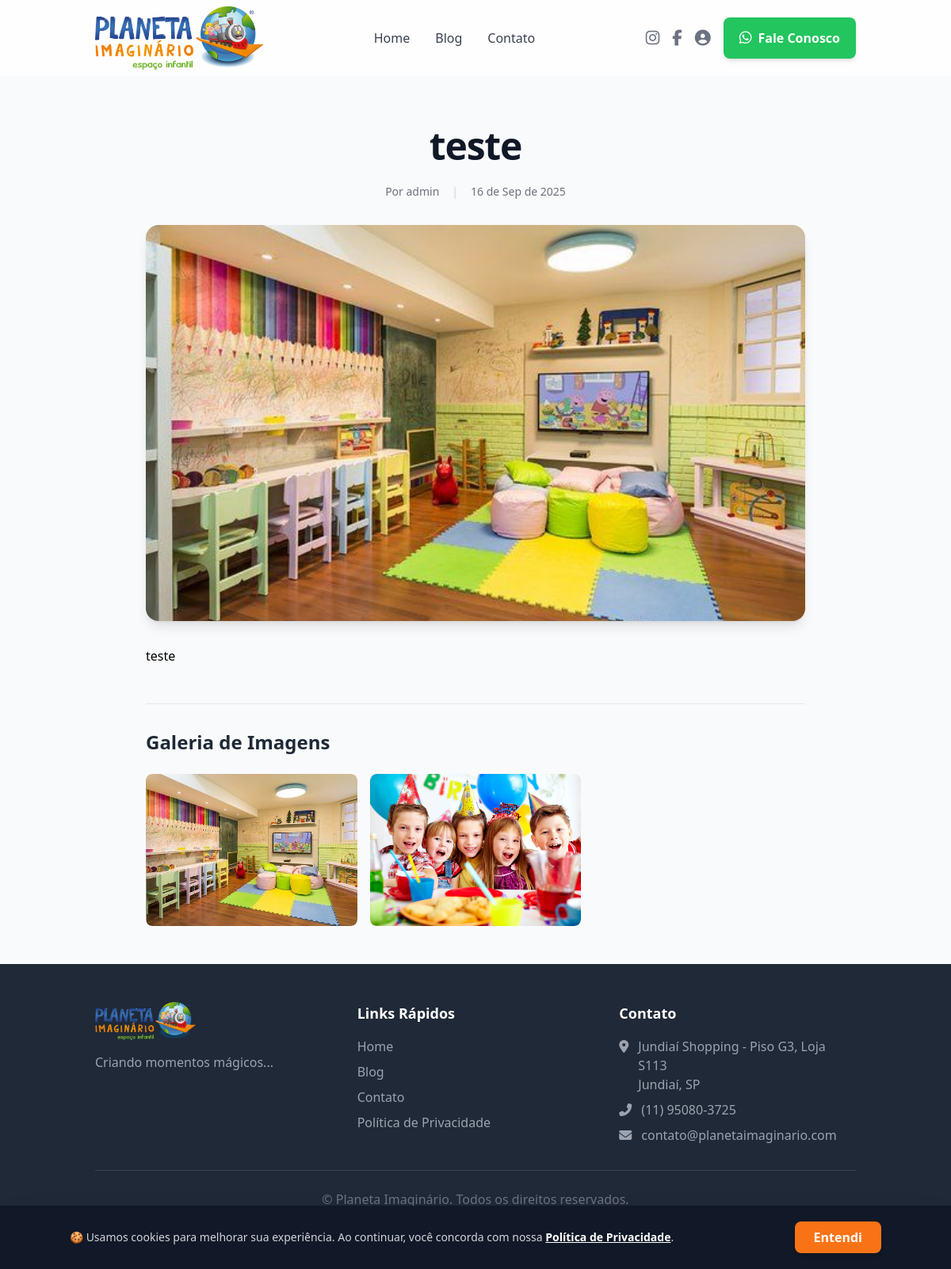
Screenshot of /post/teste with the database file from the repository.
### app/models.py (models this page shows, shortened)
class Post(db.Model):
    id = db.Column(db.Integer, primary_key=True)
    title = db.Column(db.String(150), nullable=False)
    slug = db.Column(db.String(150), unique=True, nullable=False)
    content = db.Column(db.Text, nullable=False)
    cover_image = db.Column(db.String(100), nullable=True, default='default.jpg') # Armazena o nome do arquivo da imagem
    user_id = db.Column(db.Integer, db.ForeignKey('user.id'))
    author = db.relationship('User', backref='posts')
    categories = db.relationship('Category', secondary=post_categories, lazy='subquery',
        backref=db.backref('posts', lazy=True))
    gallery_images = db.relationship('Image', backref='post', lazy=True, cascade="all, delete-orphan")
    meta_description = db.Column(db.String(160))
    is_published = db.Column(db.Boolean, default=False)
    created_at = db.Column(db.DateTime, default=datetime.utcnow)
    updated_at = db.Column(db.DateTime, default=datetime.utcnow, onupdate=datetime.utcnow)

class User(UserMixin, db.Model): # Adicione UserMixin aqui
    id = db.Column(db.Integer, primary_key=True)
    username = db.Column(db.String(64), index=True, unique=True, nullable=False)
    email = db.Column(db.String(120), index=True, unique=True, nullable=False)
    password_hash = db.Column(db.String(256)) # Aumentei o tamanho por segurança
    role = db.Column(db.String(20), nullable=False, default='crianca')
    date_of_birth = db.Column(db.Date, nullable=True)
    created_at = db.Column(db.DateTime, default=datetime.utcnow)
    updated_at = db.Column(db.DateTime, default=datetime.utcnow, onupdate=datetime.utcnow)

class Image(db.Model):
    id = db.Column(db.Integer, primary_key=True)
    filename = db.Column(db.String(100), nullable=False)
    caption = db.Column(db.String(200), nullable=True) # Legenda opcional
    post_id = db.Column(db.Integer, db.ForeignKey('post.id'), nullable=False)
    created_at = db.Column(db.DateTime, default=datetime.utcnow)
    updated_at = db.Column(db.DateTime, default=datetime.utcnow, onupdate=datetime.utcnow)

class Settings(db.Model):
    id = db.Column(db.Integer, primary_key=True)
    lead_whatsapp_message = db.Column(db.Text, default="Olá [NOME_LEAD], recebemos seu contato e em breve retornaremos!")
    client_whatsapp_message = db.Column(db.Text, default="Olá [NOME_RESPONSAVEL], tudo bem? Somos da Planeta Imaginário.")
    birthday_congrats_message = db.Column(db.Text, default="Olá [NOME_RESPONSAVEL]! Passando para desejar um feliz aniversário para o(a) [NOME_CRIANCA]! 🎉🎈")
    birthday_notification_days = db.Column(db.Integer, default=30, comment="Número de dias de antecedência para destacar aniversariantes.")
    footer_address = db.Column(db.Text, default="Jundiaí Shopping - Piso G3, Loja S113\nJundiaí, SP")
    footer_phone = db.Column(db.String(50), default="(11) 95080-3725")
    footer_email = db.Column(db.String(120), default="contato@planetaimaginario.com")
    footer_instagram_link = db.Column(db.String(255), default="#")
    footer_facebook_link = db.Column(db.String(255), default="#")
    footer_whatsapp_link = db.Column(db.String(255), default="#")
    footer_copyright_text = db.Column(db.String(200), default="© Planeta Imaginário. Todos os direitos reservados.")

### app/main/routes.py (the view)
@bp.route('/post/<slug>')
def post_detail(slug):
    post = Post.query.filter_by(slug=slug, is_published=True).first_or_404()
    gallery_filenames = [image.filename for image in post.gallery_images]
    return render_template('public/post_detail.html', post=post, gallery_filenames=gallery_filenames)

### app/dashboard/routes.py (called while the page is built)
@bp.app_context_processor
def inject_global_variables():
    try:
        published_landing_pages = LandingPage.query.filter_by(is_published=True).order_by(LandingPage.title).all()
        site_settings = Settings.query.first()
        active_popup = Popup.query.filter_by(is_active=True).first()
        return dict(
            nav_landing_pages=published_landing_pages,
            site_settings=site_settings,
            active_popup=active_popup  # ✅ INJETA O POPUP
        )
    except Exception as e:
        print(f"Erro ao injetar variáveis globais: {e}")
        return dict(nav_landing_pages=[], site_settings=None, active_popup=None)

### app/main/routes.py (called while the page is built)
@bp.app_context_processor
def inject_global_variables():
    try:
        published_landing_pages = LandingPage.query.filter_by(is_published=True).order_by(LandingPage.title).all()
        site_settings = Settings.query.first()
        return dict(
            nav_landing_pages=published_landing_pages,
            site_settings=site_settings
        )
    except Exception as e:
        print(f"Erro ao injetar variáveis globais: {e}")
        return dict(
            nav_landing_pages=[],
            site_settings=None
        )

### app/templates/public/post_detail.html (shortened to what this page needs)
{% extends "public/public_base.html" %}
{% set full_width_hero = True %}
{% block public_content %}
<article
    x-data="galleryModal()"
    class="container mx-auto px-4 sm:px-6 lg:px-8 py-12 max-w-4xl">
    <header class="mb-8 text-center">
        <h1 class="text-4xl md:text-5xl font-extrabold text-gray-900 tracking-tight leading-tight">{{ post.title }}</h1>
        <div class="mt-6 flex justify-center items-center space-x-4 text-sm text-gray-500">
            <span>Por {{ post.author.username }}</span>
            <span class="text-gray-300">|</span>
            <time datetime="{{ post.created_at.strftime('%Y-%m-%d') }}">{{ post.created_at.strftime('%d de %b de %Y') }}</time>
        </div>
    </header>
    {% if post.cover_image and post.cover_image != 'default.jpg' %}
    <figure class="mb-8">
        <img class="w-full h-auto rounded-2xl shadow-lg object-cover" style="max-height: 500px;" src="{{ url_for('static', filename='uploads/' + post.cover_image) }}" alt="{{ post.title }}">
    </figure>
    {% endif %}
    <div class="prose prose-lg max-w-none">
        {{ post.content | safe }}
    </div>
    {% if post.gallery_images %}
    <section class="mt-12 border-t pt-8">
        <h2 class="text-2xl font-bold text-gray-800 mb-6">Galeria de Imagens</h2>
        <div class="grid grid-cols-2 md:grid-cols-3 gap-4">
            {% for image in post.gallery_images %}
            <button
                type="button"
                @click="openModal({{ loop.index0 }})"
                class="block w-full h-48 focus:outline-none focus:ring-4 focus:ring-indigo-300 focus:ring-opacity-50 rounded-lg overflow-hidden">
                <img src="{{ url_for('static', filename='uploads/' + image.filename) }}"
                     alt="{{ image.caption or 'Imagem da galeria' }}"
                     class="w-full h-full object-cover rounded-lg shadow-md hover:shadow-xl hover:opacity-80 transition-all duration-300">
            </button>
            {% endfor %}
        </div>
    </section>
    {% endif %}
</article>
{% endblock %}

### app/templates/public/public_base.html (shortened to what this page needs)
{% extends "base.html" %}
{% block content %}
<div class="min-h-screen bg-gray-50 flex flex-col antialiased">
  <header x-data="{ mobileMenuOpen: false, scrolled: false }"
        @scroll.window="scrolled = window.pageYOffset > 10"
        @keydown.escape.window="mobileMenuOpen = false"
        class="sticky top-0 z-30 bg-white/80 backdrop-blur-lg transition-shadow duration-300"
        :class="{ 'shadow-lg': scrolled }">
  <nav class="container mx-auto px-4 sm:px-6 lg:px-8">
    <div class="flex justify-between items-center h-24">
      <a href="{{ url_for('main.index') }}" class="flex-shrink-0 flex items-center space-x-3">
        <img class="h-20 w-auto" src="{{ url_for('static', filename='images/logo-planeta.webp') }}" alt="Logo Planeta Imaginário">
      </a>
      <div class="hidden lg:flex lg:items-center lg:space-x-8">
        <a href="{{ url_for('main.index') }}" class="font-medium text-gray-700 hover:text-indigo-600 nav-link-underline">Home</a>
        <a href="{{ url_for('main.blog_archive') }}" class="font-medium text-gray-700 hover:text-indigo-600 nav-link-underline">Blog</a>
        <a href="{{ url_for('main.contact') }}" class="font-medium text-gray-700 hover:text-indigo-600 nav-link-underline">Contato</a>
      </div>
      <div class="flex items-center space-x-4">
        <div class="hidden sm:flex items-center space-x-4">
          <a href="{{ site_settings.instagram_link or '#' }}" target="_blank" rel="noopener noreferrer" class="text-gray-500 hover:text-indigo-600 transition-colors" aria-label="Instagram"><i class="fab fa-instagram text-xl"></i></a>
          <a href="{{ site_settings.facebook_link or '#' }}" target="_blank" rel="noopener noreferrer" class="text-gray-500 hover:text-indigo-600 transition-colors" aria-label="Facebook"><i class="fab fa-facebook-f text-xl"></i></a>
          {% if current_user.is_authenticated %}
          <a href="{{ url_for('dashboard.index') }}" class="text-gray-500 hover:text-indigo-600 transition-colors" aria-label="Painel Administrativo" title="Painel Administrativo">
            <i class="fas fa-th-large text-xl"></i>
          </a>
          {% else %}
          <a href="{{ url_for('auth.login') }}" class="text-gray-500 hover:text-indigo-600 transition-colors" aria-label="Login" title="Login">
            <i class="fas fa-user-circle text-xl"></i>
          </a>
          {% endif %}
        </div>
        <a href="{{ site_settings.footer_whatsapp_link or '#' }}" target="_blank" rel="noopener noreferrer" class="hidden lg:flex items-center space-x-2 bg-green-500 hover:bg-green-600 text-white font-semibold px-5 py-3 rounded-lg transition-all duration-300 shadow-md hover:shadow-lg transform hover:-translate-y-0.5">
          <i class="fab fa-whatsapp text-lg"></i>
          <span>Fale Conosco</span>
        </a>
      </div>
    </div>
  </nav>
</header>
  <main class="flex-grow {% if not full_width_hero %}pt-24{% endif %}">
    {% block public_content %}{% endblock %}
  </main>
  <footer class="bg-gray-800 text-white">
    <div class="container mx-auto py-12 px-4 sm:px-6 lg:px-8">
      <div class="grid grid-cols-1 md:grid-cols-3 gap-8">
        <div>
          <img class="h-12 w-auto mb-4" src="{{ url_for('static', filename='images/logo-planeta.webp') }}" alt="Planeta Imaginário">
          <p class="text-gray-400">Criando momentos mágicos...</p>
        </div>
        <div>
          <h3 class="text-lg font-semibold mb-4">Links Rápidos</h3>
          <ul class="space-y-2">
            <li><a href="{{ url_for('main.index') }}" class="text-gray-400 hover:text-white">Home</a></li>
            <li><a href="{{ url_for('main.blog_archive') }}" class="text-gray-400 hover:text-white">Blog</a></li>
            <li><a href="{{ url_for('main.contact') }}" class="text-gray-400 hover:text-white">Contato</a></li>
            <li><a href="#" class="text-gray-400 hover:text-white">Política de Privacidade</a></li>
          </ul>
        </div>
        <div>
          <h3 class="text-lg font-semibold mb-4">Contato</h3>
          <ul class="space-y-2 text-gray-400">
            <li class="flex items-start"><i class="fas fa-map-marker-alt mt-1 mr-3"></i><span>{{ site_settings.footer_address | nl2br if site_settings }}</span></li>
            <li class="flex items-center"><i class="fas fa-phone-alt mr-3"></i><span>{{ site_settings.footer_phone if site_settings }}</span></li>
            <li class="flex items-center"><i class="fas fa-envelope mr-3"></i><span>{{ site_settings.footer_email if site_settings }}</span></li>
          </ul>
        </div>
      </div>
      <div class="mt-8 border-t border-gray-700 pt-6 text-center text-gray-500">
        <p>{{ site_settings.footer_copyright_text if site_settings }}</p>
        <p class="text-sm mt-2">Feito por <a href="https://sacadaweb.com.br" target="_blank" rel="noopener noreferrer" class="font-semibold text-gray-400 hover:text-white">SacadaWeb</a></p>
      </div>
    </div>
  </footer>
  <a href="{{ site_settings.footer_whatsapp_link or '#' }}" target="_blank" rel="noopener noreferrer" class="fixed bottom-6 right-6 z-20 h-14 w-14 rounded-full bg-green-500 text-white flex items-center justify-center shadow-lg hover:bg-green-600 hover:scale-105 transition-transform">
  </a>
  <div x-data="consentBanner" x-show="showBanner" x-cloak
       x-transition:enter="transition ease-out duration-500"
       x-transition:enter-start="transform translate-y-full"
       x-transition:enter-end="transform translate-y-0"
       x-transition:leave="transition ease-in duration-300"
       x-transition:leave-start="transform translate-y-0"
       x-transition:leave-end="transform translate-y-full"
       class="fixed bottom-0 left-0 right-0 bg-gray-900 text-white p-5 z-50 shadow-2xl">
      <div class="container mx-auto flex flex-col sm:flex-row items-center justify-between gap-4">
          <p class="text-sm text-gray-300 text-center sm:text-left">
              🍪 Usamos cookies para melhorar sua experiência. Ao continuar, você concorda com nossa <a href="#" target="_blank" class="font-semibold text-white underline hover:text-orange-400">Política de Privacidade</a>.
          </p>
          <button @click="acceptConsent" class="flex-shrink-0 bg-orange-500 hover:bg-orange-600 text-white font-bold py-2 px-6 rounded-lg shadow-md">
              Entendi
          </button>
      </div>
  </div>
</div>
{% endblock %}

### rows the page displays
Post: title "teste", created_at "16 de Sep de 2025", cover_image (picture), content "teste"
User: author.username "admin"
Image: filename (picture)
Image: filename (picture)
Settings: footer_address "Jundiaí Shopping - Piso G3, Loja S113 Jundiaí, SP", footer_phone "(11) 95080-3725", footer_email "contato@planetaimaginario.com", footer_copyright_text "© Planeta Imaginário. Todos os direitos reservados."
